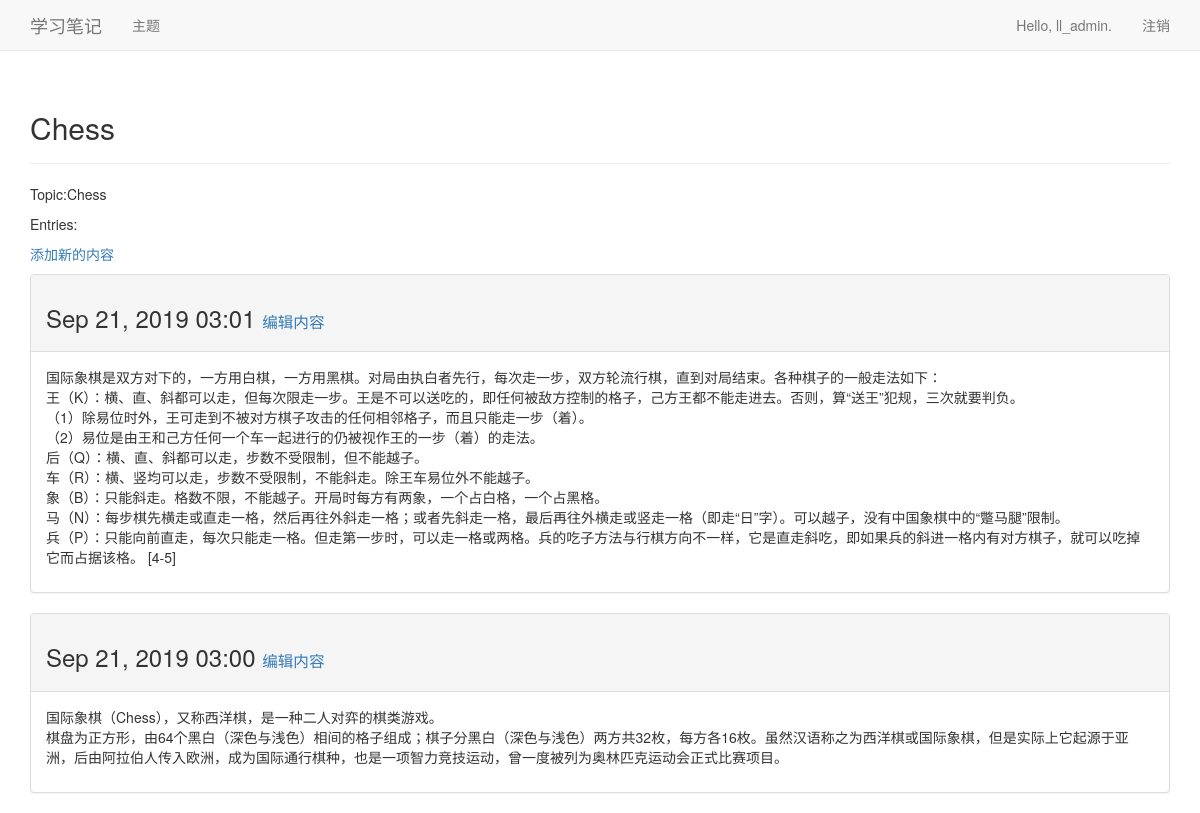
The page /topics/1/ (signed in) on the database its author committed.
### learning_logs/models.py (models this page shows, shortened)
class Topci(models.Model):
    text = models.CharField(max_length=200)
    date_added = models.DateTimeField(auto_now_add=True)
    owner = models.ForeignKey(User, on_delete=models.CASCADE)
    def __str__(self):
        return self.text

class Entry(models.Model):
    topic = models.ForeignKey(Topci, on_delete=models.CASCADE)
    text = models.TextField()
    date_added = models.DateTimeField(auto_now_add=True)
    class Meta:
        verbose_name_plural = 'entries'

### learning_logs/views.py (the view)
# urls.py: url(r'^topics/(?P<topic_id>\d+)/$', views.topic, name='topic'),
@login_required()
def topic(request, topic_id):
    topic = Topci.objects.get(id=topic_id)
    if topic.owner != request.user:
        raise Http404
    entries = topic.entry_set.order_by('-date_added')
    context = {'topic': topic, 'entries': entries}
    return render(request, 'learning_logs/topic.html', context)

### learning_logs/templates/learning_logs/topic.html (shortened to what this page needs)
<!DOCTYPE html>
<html lang="en">
<head>
</head>
<body>
{% extends "learning_logs/base.html" %}
{% block header %}
<h2>{{ topic }}</h2>
{% endblock header %}
{% block content %}
<p>Topic:{{ topic }}</p>
<p>Entries:</p>
<p>
    <a href="{% url 'learning_logs:new_entry' topic.id %}">添加新的内容</a>
</p>
        {% for entry in entries %}
        <div class="panel panel-default">
            <div class="panel-heading">
                <h3>
                    {{ entry.date_added|date:'M d, Y H:i' }}
                    <small>
                        <a href="{% url 'learning_logs:edit_entry' entry.id %}">编辑内容</a>
                    </small>
                </h3>
            </div>
            <div class="panel-body">
                {{ entry.text|linebreaks }}
            </div>
        </div>
        {% empty %}
                这个主题目前还没有添加内容
        {% endfor %}
{% endblock content %}

### learning_logs/templates/learning_logs/base.html (shortened to what this page needs)
{% load bootstrap3 %}
<!DOCTYPE html>
<html lang="en">
<head>
    {% bootstrap_css %}
</head>
<body>
<nav class="navbar navbar-default navbar-static-top">
    <div class="container">
        <div class="navbar-header">
            <a class="navbar-brand" href="{% url 'learning_logs:index' %}">学习笔记</a>
        </div>
        <div id="navbar" class="navbar-collapse collapse">
            <ul class="nav navbar-nav">
                <li><a href="{% url 'learning_logs:topics' %}">主题</a></li>
            </ul>
            <ul class="nav navbar-nav navbar-right">
                {% if user.is_authenticated %}
                 <li><a>Hello, {{ user.username }}.</a></li>
                 <li><a href="{% url 'users:logout' %}">注销</a></li>
                {% else %}
                 <li><a href="{% url 'users:register' %}">注册</a></li>
                 <li><a href="{% url 'users:login' %}">登陆</a></li>
                {% endif %}
            </ul>
        </div>
    </div>
</nav>
<div class="container">
    <div class="page-header">
        {% block header %}{% endblock header %}
    </div>
    <div>
        {% block content %}{% endblock content %}
    </div>
</div>
</body>
</html>

### rows shown on the page
Topci: text "Chess"
Entry: date_added "Sep 21, 2019 03:01", text "国际象棋是双方对下的，一方用白棋，一方用黑棋。对局由执白者先行，每次走一步，双方轮流行棋，直到对局结束。各种棋子的一般走法如下： 王（K）：横、直、斜都可以走，但每次限走一步。王是不可以送吃的，即任何被敌方控制的格子，己方王都不能走进去。否则，算“送王”犯规，三次就要判负。 （1）除易位时外，王可走到不被对方棋子攻击的任何相邻格子，而且只能走一步（着）。 （2）易位是由王和己方任何一个车一起进行的仍被视作王的一步（着）的走法。 后（Q）：横、直、斜都可以走，步数不受限制，但不能越子。 车（R）：横、竖均可以走，步数不受限制，不能斜走。除王车易位外不能越子。 象（B）：只能斜走。格数不限，不能越子。开局时每方有两象，一个占白格，一个占黑格。 马（N）：每步棋先横走或直走一格，然后再往外斜走一格；或者先斜走一格，最后再往外横走或竖走一格（即走“日”字）。可以越子，没有中国象棋中的“蹩马腿”限制。 兵（P）：只能向前直走，每次只能走一格。但走第一步时，可以走一格或两格。兵的吃子方法与行棋方向不一样，它是直走斜吃，即如果兵的斜进一格内有对方棋子，就可以吃掉它而占据该格。 [4-5]"
Entry: date_added "Sep 21, 2019 03:00", text "国际象棋（Chess），又称西洋棋，是一种二人对弈的棋类游戏。 棋盘为正方形，由64个黑白（深色与浅色）相间的格子组成；棋子分黑白（深色与浅色）两方共32枚，每方各16枚。虽然汉语称之为西洋棋或国际象棋，但是实际上它起源于亚洲，后由阿拉伯人传入欧洲，成为国际通行棋种，也是一项智力竞技运动，曾一度被列为奥林匹克运动会正式比赛项目。"

### other values the page prints
{{ user.username }} "ll_admin"
